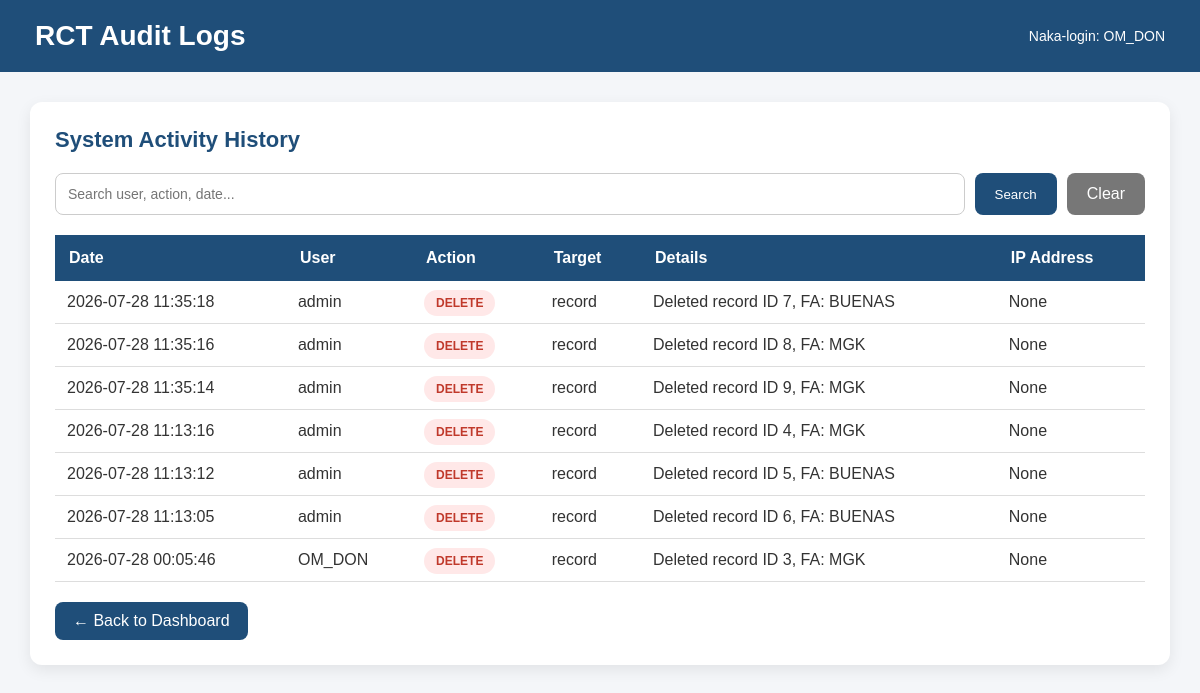
Screenshot of /audit_logs (signed in) with the database file from the repository.
### tables this page shows
CREATE TABLE audit_logs (

    id INTEGER PRIMARY KEY AUTOINCREMENT,

    user_id INTEGER,

    username TEXT,

    action TEXT,

    target TEXT,

    details TEXT,

    ip_address TEXT,

    created_at TEXT

);

### app.py (the view)
@app.route('/audit_logs')
@login_required
def audit_logs():
    search = request.args.get('search', '').strip()
    conn = db.get_conn()
    if search:
        logs = conn.execute(
            '''
            SELECT *
            FROM audit_logs

            WHERE username LIKE ?
            OR action LIKE ?
            OR target LIKE ?
            OR details LIKE ?
            OR created_at LIKE ?

            ORDER BY created_at DESC
            ''',
            (
                f'%{search}%',
                f'%{search}%',
                f'%{search}%',
                f'%{search}%',
                f'%{search}%'
            )
        ).fetchall()
    else:
        logs = conn.execute(
            '''
            SELECT *
            FROM audit_logs
            ORDER BY created_at DESC
            '''
        ).fetchall()
    conn.close()
    return render_template(
        'auditlog.html',
        logs=logs,
        username=session.get('username'),
        search=search
    )

### app.py (called while the page is built)
def login_required(f):
    @wraps(f)
    def wrapper(*args, **kwargs):
        if 'user_id' not in session:
            return redirect(url_for('login'))
        return f(*args, **kwargs)
    return wrapper

### db.py (called while the page is built)
def get_conn():
    conn = sqlite3.connect(DB_PATH)
    conn.row_factory = sqlite3.Row
    conn.execute('PRAGMA foreign_keys = ON')
    return conn

### templates/auditlog.html (shortened to what this page needs)
<!DOCTYPE html>
<html lang="en">
<head>
</head>
<body>
<div class="header">
<h1>
RCT Audit Logs
</h1>
<div class="user">
Naka-login: {{ username }}
</div>
</div>
<div class="container">
<div class="card">
<div class="title">
System Activity History
</div>
<form method="GET" style="margin-bottom:20px; display:flex; gap:10px;">
<input
type="text"
name="search"
placeholder="Search user, action, date..."
value="{{ search }}"
style="
flex:1;
padding:12px;
border:1px solid #ccc;
border-radius:8px;
font-size:14px;
">
<button
type="submit"
style="
background:#1f4e79;
color:white;
border:none;
padding:12px 20px;
border-radius:8px;
cursor:pointer;
">
Search
</button>
<a
href="{{ url_for('audit_logs') }}"
style="
padding:12px 20px;
background:#777;
color:white;
text-decoration:none;
border-radius:8px;
">
Clear
</a>
</form>
<table>
<tr>
<th>Date</th>
<th>User</th>
<th>Action</th>
<th>Target</th>
<th>Details</th>
<th>IP Address</th>
</tr>
{% if logs %}
{% for log in logs %}
<tr>
<td>
{{ log.created_at }}
</td>
<td>
{{ log.username }}
</td>
<td>
<span class="badge">
{{ log.action }}
</span>
</td>
<td>
{{ log.target }}
</td>
<td>
{{ log.details }}
</td>
<td>
{{ log.ip_address }}
</td>
</tr>
{% endfor %}
{% else %}
<tr>
<td colspan="6" class="empty">
No audit activity yet.
</td>
</tr>
{% endif %}
</table>
<a class="back" href="{{ url_for('dashboard') }}">
← Back to Dashboard
</a>
</div>
</div>
</body>
</html>

### templates/auditlog.html (style rules this page uses)
body { margin:0; font-family: Arial, Helvetica, sans-serif; background:#f4f6f9; }
.header { background:#1f4e79; color:white; padding:20px 35px; display:flex; justify-content:space-between; align-items:center; }
.header h1 { margin:0; font-size:28px; }
.user { font-size:14px; }
.container { padding:30px; }
.card { background:white; border-radius:12px; padding:25px; box-shadow:0 5px 15px rgba(0,0,0,0.08); }
.title { font-size:22px; font-weight:bold; margin-bottom:20px; color:#1f4e79; }
table { width:100%; border-collapse:collapse; }
th { background:#1f4e79; color:white; padding:14px; text-align:left; }
td { padding:12px; border-bottom:1px solid #ddd; color:#333; }
.badge { padding:6px 12px; border-radius:20px; font-size:12px; font-weight:bold; background:#ffe8e8; color:#c0392b; }
.back { display:inline-block; margin-top:20px; padding:10px 18px; background:#1f4e79; color:white; text-decoration:none; border-radius:8px; }

### rows the page displays
audit_logs: username "OM_DON", created_at "2026-07-28 00:05:46", action "DELETE", target "record", details "Deleted record ID 3, FA: MGK", ip_address "None"
audit_logs: created_at "2026-07-28 11:35:18", username "admin", action "DELETE", target "record", details "Deleted record ID 7, FA: BUENAS", ip_address "None"
audit_logs: created_at "2026-07-28 11:35:16", username "admin", action "DELETE", target "record", details "Deleted record ID 8, FA: MGK", ip_address "None"
audit_logs: created_at "2026-07-28 11:35:14", username "admin", action "DELETE", target "record", details "Deleted record ID 9, FA: MGK", ip_address "None"
audit_logs: created_at "2026-07-28 11:13:16", username "admin", action "DELETE", target "record", details "Deleted record ID 4, FA: MGK", ip_address "None"
audit_logs: created_at "2026-07-28 11:13:12", username "admin", action "DELETE", target "record", details "Deleted record ID 5, FA: BUENAS", ip_address "None"
audit_logs: created_at "2026-07-28 11:13:05", username "admin", action "DELETE", target "record", details "Deleted record ID 6, FA: BUENAS", ip_address "None"
